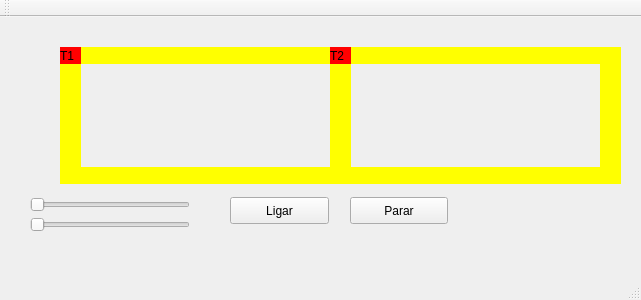
<?xml version="1.0" encoding="UTF-8"?>
<ui version="4.0">
 <class>MainWindow</class>
 <widget class="QMainWindow" name="MainWindow">
  <property name="geometry">
   <rect>
    <x>0</x>
    <y>0</y>
    <width>641</width>
    <height>300</height>
   </rect>
  </property>
  <property name="windowTitle">
   <string>MainWindow</string>
  </property>
  <widget class="QWidget" name="centralWidget">
   <widget class="QLabel" name="label_trem1">
    <property name="geometry">
     <rect>
      <x>60</x>
      <y>30</y>
      <width>21</width>
      <height>17</height>
     </rect>
    </property>
    <property name="styleSheet">
     <string notr="true">QLabel { background: red}</string>
    </property>
    <property name="text">
     <string>T1</string>
    </property>
   </widget>
   <widget class="QLabel" name="label_trilho1">
    <property name="geometry">
     <rect>
      <x>80</x>
      <y>30</y>
      <width>250</width>
      <height>17</height>
     </rect>
    </property>
    <property name="styleSheet">
     <string notr="true">QLabel { background: yellow}</string>
    </property>
    <property name="text">
     <string/>
    </property>
   </widget>
   <widget class="QLabel" name="label_trilho2">
    <property name="geometry">
     <rect>
      <x>80</x>
      <y>150</y>
      <width>250</width>
      <height>17</height>
     </rect>
    </property>
    <property name="styleSheet">
     <string notr="true">QLabel { background: yellow}</string>
    </property>
    <property name="text">
     <string/>
    </property>
   </widget>
   <widget class="QLabel" name="label_trilho3">
    <property name="geometry">
     <rect>
      <x>330</x>
      <y>30</y>
      <width>21</width>
      <height>137</height>
     </rect>
    </property>
    <property name="styleSheet">
     <string notr="true">QLabel { background: yellow}</string>
    </property>
    <property name="text">
     <string/>
    </property>
   </widget>
   <widget class="QLabel" name="label_trilho4">
    <property name="geometry">
     <rect>
      <x>60</x>
      <y>30</y>
      <width>21</width>
      <height>137</height>
     </rect>
    </property>
    <property name="styleSheet">
     <string notr="true">QLabel { background: yellow}</string>
    </property>
    <property name="text">
     <string/>
    </property>
   </widget>
   <widget class="QPushButton" name="pushButton">
    <property name="geometry">
     <rect>
      <x>230</x>
      <y>180</y>
      <width>99</width>
      <height>27</height>
     </rect>
    </property>
    <property name="text">
     <string>Ligar</string>
    </property>
   </widget>
   <widget class="QPushButton" name="pushButton_2">
    <property name="geometry">
     <rect>
      <x>350</x>
      <y>180</y>
      <width>98</width>
      <height>27</height>
     </rect>
    </property>
    <property name="text">
     <string>Parar</string>
    </property>
   </widget>
   <widget class="QLabel" name="label_trilho4_2">
    <property name="geometry">
     <rect>
      <x>600</x>
      <y>30</y>
      <width>21</width>
      <height>137</height>
     </rect>
    </property>
    <property name="styleSheet">
     <string notr="true">QLabel { background: yellow}</string>
    </property>
    <property name="text">
     <string/>
    </property>
   </widget>
   <widget class="QLabel" name="label_trilho1_2">
    <property name="geometry">
     <rect>
      <x>350</x>
      <y>30</y>
      <width>250</width>
      <height>17</height>
     </rect>
    </property>
    <property name="styleSheet">
     <string notr="true">QLabel { background: yellow}</string>
    </property>
    <property name="text">
     <string/>
    </property>
   </widget>
   <widget class="QLabel" name="label_trilho2_2">
    <property name="geometry">
     <rect>
      <x>350</x>
      <y>150</y>
      <width>250</width>
      <height>17</height>
     </rect>
    </property>
    <property name="styleSheet">
     <string notr="true">QLabel { background: yellow}</string>
    </property>
    <property name="text">
     <string/>
    </property>
   </widget>
   <widget class="QLabel" name="label_trem2">
    <property name="geometry">
     <rect>
      <x>330</x>
      <y>30</y>
      <width>21</width>
      <height>17</height>
     </rect>
    </property>
    <property name="styleSheet">
     <string notr="true">QLabel { background: red}</string>
    </property>
    <property name="text">
     <string>T2</string>
    </property>
   </widget>
   <widget class="QSlider" name="horizontalSlider">
    <property name="geometry">
     <rect>
      <x>30</x>
      <y>180</y>
      <width>160</width>
      <height>16</height>
     </rect>
    </property>
    <property name="orientation">
     <enum>Qt::Horizontal</enum>
    </property>
   </widget>
   <widget class="QSlider" name="horizontalSlider_2">
    <property name="geometry">
     <rect>
      <x>30</x>
      <y>200</y>
      <width>160</width>
      <height>16</height>
     </rect>
    </property>
    <property name="orientation">
     <enum>Qt::Horizontal</enum>
    </property>
   </widget>
   <zorder>label_trilho1</zorder>
   <zorder>label_trilho2</zorder>
   <zorder>label_trilho3</zorder>
   <zorder>label_trilho4</zorder>
   <zorder>label_trem1</zorder>
   <zorder>pushButton</zorder>
   <zorder>pushButton_2</zorder>
   <zorder>label_trilho4_2</zorder>
   <zorder>label_trilho1_2</zorder>
   <zorder>label_trilho2_2</zorder>
   <zorder>label_trem2</zorder>
   <zorder>horizontalSlider</zorder>
   <zorder>horizontalSlider_2</zorder>
  </widget>
  <widget class="QMenuBar" name="menuBar">
   <property name="geometry">
    <rect>
     <x>0</x>
     <y>0</y>
     <width>641</width>
     <height>22</height>
    </rect>
   </property>
  </widget>
  <widget class="QToolBar" name="mainToolBar">
   <attribute name="toolBarArea">
    <enum>TopToolBarArea</enum>
   </attribute>
   <attribute name="toolBarBreak">
    <bool>false</bool>
   </attribute>
  </widget>
  <widget class="QStatusBar" name="statusBar"/>
 </widget>
 <layoutdefault spacing="6" margin="11"/>
 <resources/>
 <connections/>
</ui>
